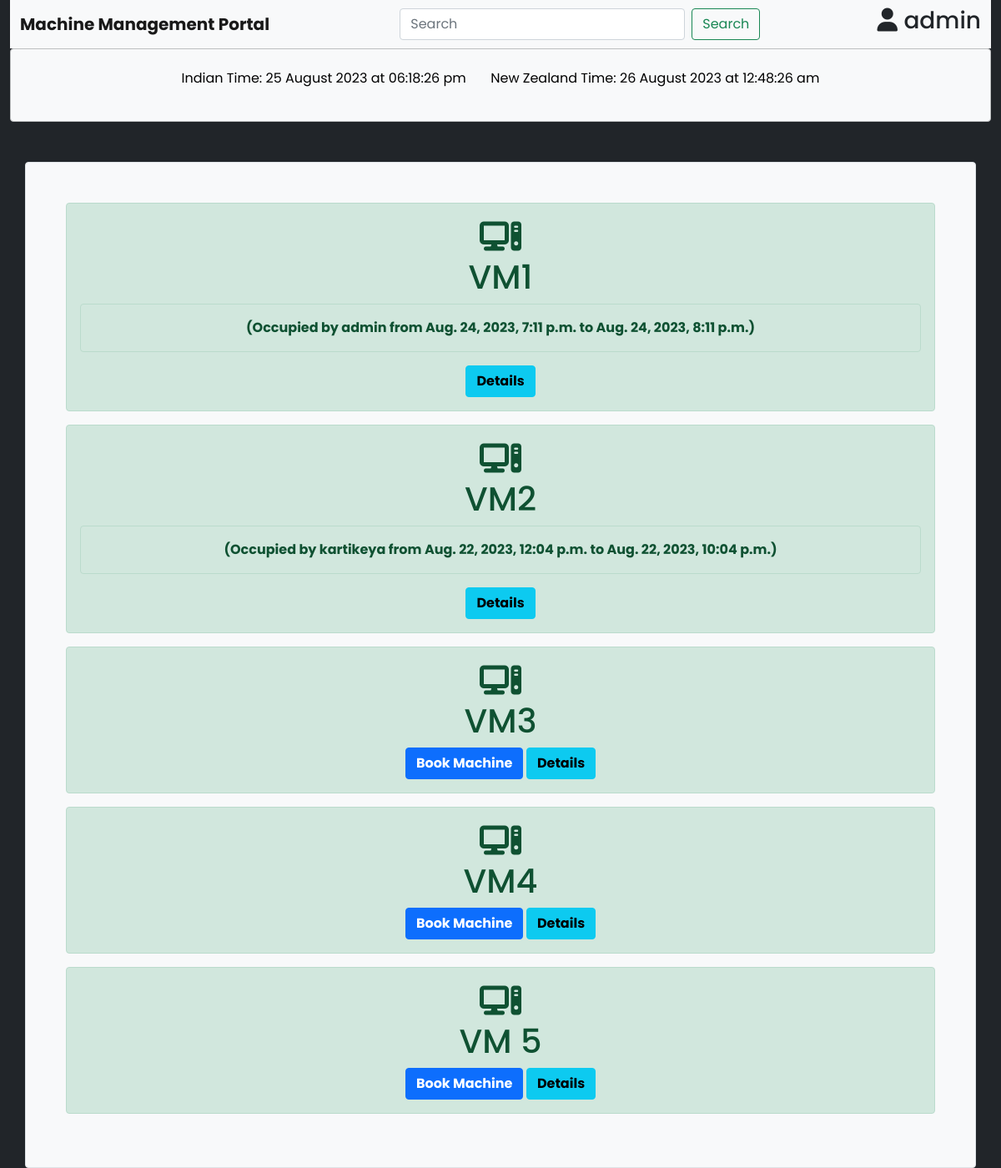
Before: / (signed in) with the older database file.
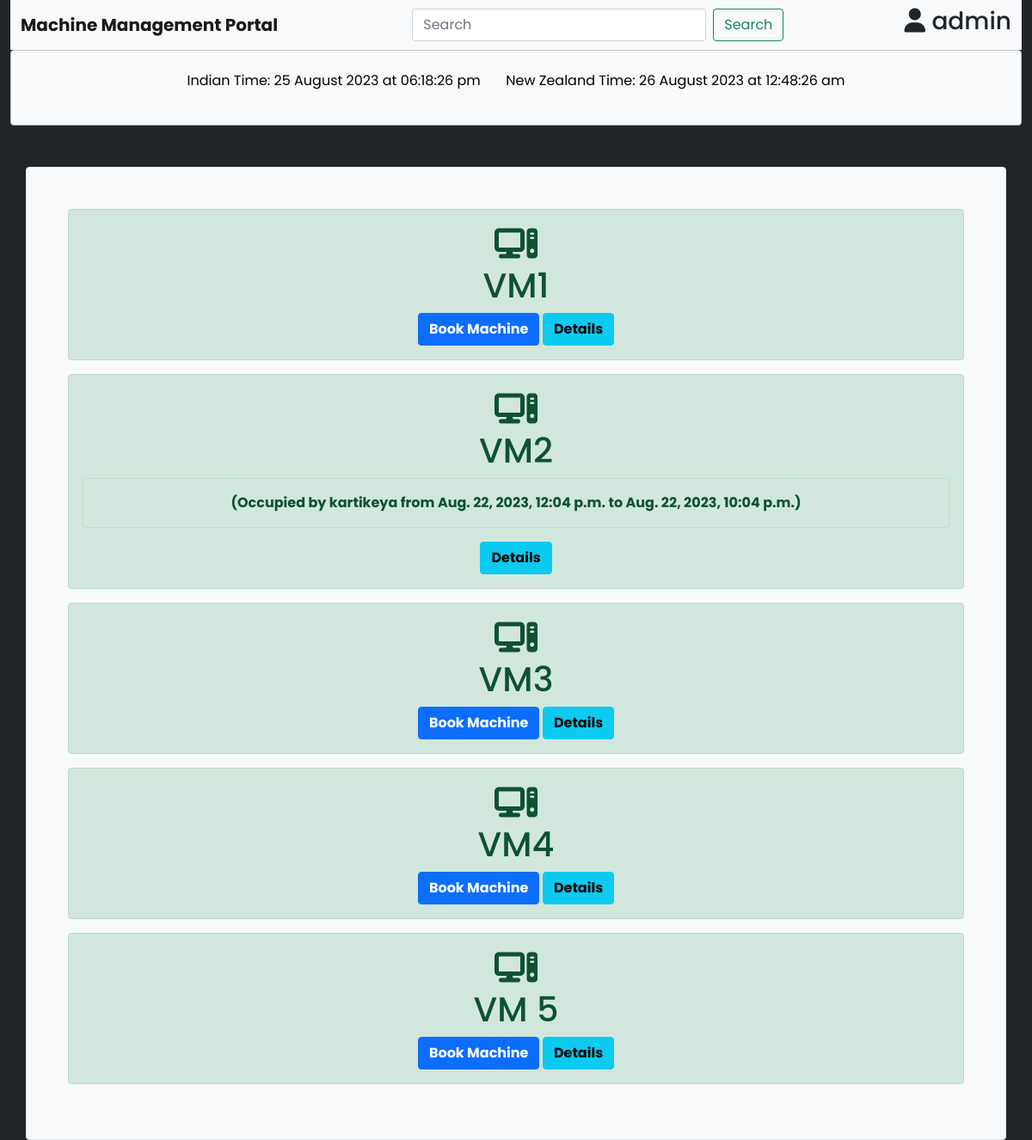
After: the same page with the newer database file.
### machines/models.py (models this page shows, shortened)
class Machine(models.Model):
    name = models.CharField(max_length=100)
    discription = models.TextField(null=True, max_length=500)
    user = models.ForeignKey(User, on_delete=models.SET_NULL, null=True, blank=True)
    start_time = models.DateTimeField(null=True, blank=True)
    end_time = models.DateTimeField(null=True, blank=True)
    timestamp = models.DateTimeField(auto_now=True)
    status = models.BooleanField(default=True)  # True for free, False for occupied
    purpose = models.TextField(blank=True)

### machines/views.py (the view)
# urls.py: path('', views.machine_list, name='machine_list'),
@login_required
def machine_list(request):
    search_query = request.GET.get('search')
    machines = Machine.objects.filter(name__icontains=search_query) if search_query else Machine.objects.all()
    context = {
        'machines': machines,
    }
    return render(request, 'machines/machine_list.html', context)

### machines/templates/machines/machine_list.html (shortened to what this page needs)
{% load static %}
<!DOCTYPE html>
<html lang="en">
<head>
    <link href="https://cdn.jsdelivr.net/npm/bootstrap@5.0.2/dist/css/bootstrap.min.css" rel="stylesheet"
>
    <link rel="stylesheet" href="https://cdnjs.cloudflare.com/ajax/libs/font-awesome/6.4.2/css/all.min.css" />
</head>
<body class="bg-body-tertiary bg-dark">
    {% block content %}
    <div class = "container-fluid">
        <nav class="navbar navbar-expand-lg navbar-light bg-light">
            <div class="container-fluid">
              <div class = "navbar-float-left"><a class="navbar-brand" href="#"><b>Machine Management Portal</b></a></div>
              <div class="navbar-float-right" id="navbarSupportedContent">
                <form class="d-flex" method="get" action="{% url 'machine_list' %}">
                  <input class="form-control me-2" type="search" name = "search" placeholder="Search" aria-label="Search">
                  <button class="btn btn-outline-success" type="submit">Search</button>
                </form>
              </div>
                <div class="dropdown">
                    <div class="" data-bs-toggle="dropdown">
                        <h3>
                        <i class="fa-solid fa-user"> </i> {{ request.user }}
                        </h3>
                    </div >
                </div>
        </nav>
        <main >
                 <div class="alert alert-dark text-center mb-3  bg-light ">
                     <b>
            <button type="button" class="btn btn-light  "><p>Indian Time: <span id="indianTimeAndDate"></span></p>
                 </button>
        <button type="button" class="btn btn-light  ">
                <p>New Zealand Time: <span id="newZealandTime"></span></p>
                 </p></button>
                     </b>
                 </div>
            <b>
             <div class="container mt-5 p-5 border rounded bg-light ">
                {% for machine in machines %}
                    <div class = "machines_list">
                         <div class="alert alert-success text-center mb-3 ">
                            <h1><i class="fa-solid fa-computer"></i>  <br>  {{ machine.name }}</h1>
                        {% if machine.status %}
                                <a href="{% url 'book_machine' machine.id %}" class="btn btn-primary" name="Active"><b>Book Machine</b></a>
                                <a href="{% url 'machine_detail' machine.id %}" class="btn btn-info" name="Inactive"><b>Details</b></a>
                        {% else %}
                             <div class="alert alert-success">
                            (Occupied by {{ machine.user }} from {{ machine.start_time|date:"DATETIME_FORMAT" }} to {{ machine.end_time|date:"DATETIME_FORMAT" }})
                                 </div>
                             <a href="{% url 'machine_detail' machine.id %}" class="btn btn-info" name="Inactive"><b>Details</b></a>
                        {% endif %}
                              </div>
                    </div>
                {% empty %}
                <h2><center>No Results Found</center></h2>
                {% endfor %}
            </div>
            </b>
        </main>
</div>
    {% endblock %}
</body>
</html>

Changed rows visible on the page:
changed Machine "VM1": user "admin" → (not shown); start_time "Aug. 24, 2023, 7:11 p.m." → (not shown); end_time "Aug. 24, 2023, 8:11 p.m." → (not shown); status "(Occupied by from to )" → "Book Machine"
